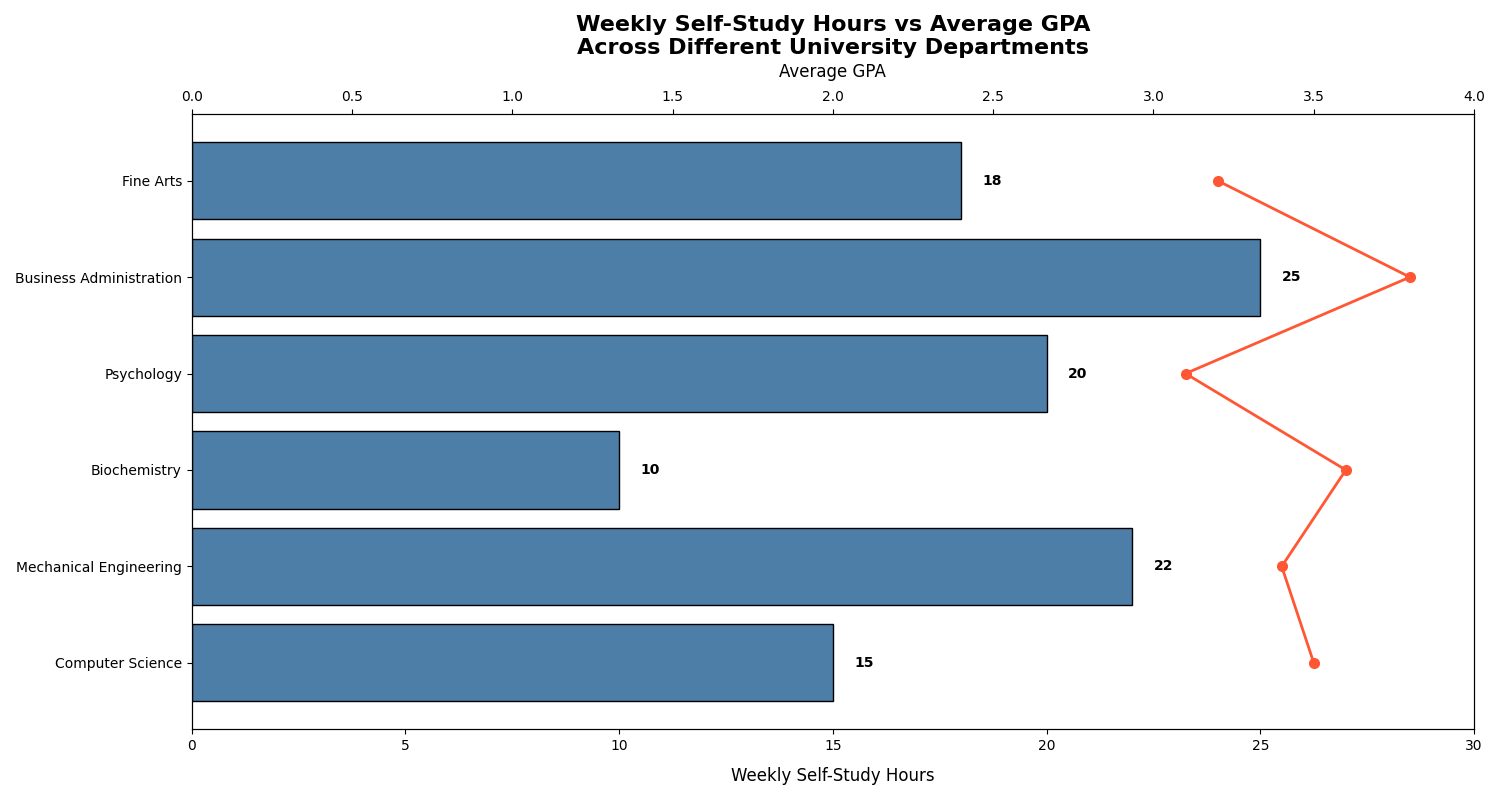

This chart was generated by the following Python code:
import matplotlib.pyplot as plt
import numpy as np

departments = ['Computer Science', 'Mechanical Engineering', 'Biochemistry', 'Psychology', 'Business Administration', 'Fine Arts']
study_hours = [15, 22, 10, 20, 25, 18]
average_gpas = [3.5, 3.4, 3.6, 3.1, 3.8, 3.2]

# Set a single consistent color for all bars
single_bar_color = '#4D7EA8'
line_color = '#FF5733'

fig, ax1 = plt.subplots(figsize=(15, 8))

bars = ax1.barh(departments, study_hours, color=single_bar_color, edgecolor='black')

for bar, hours in zip(bars, study_hours):
    xval = bar.get_width()
    ax1.text(xval + 0.5, bar.get_y() + bar.get_height()/2, str(hours), va='center', ha='left', fontsize=10, fontweight='bold', color='black')

ax2 = ax1.twiny()
ax2.plot(average_gpas, departments, color=line_color, marker='o', linestyle='-', linewidth=2, markersize=7)

ax1.set_title('Weekly Self-Study Hours vs Average GPA\nAcross Different University Departments', fontsize=16, fontweight='bold')
ax1.set_xlabel('Weekly Self-Study Hours', fontsize=12, labelpad=10)
ax2.set_xlabel('Average GPA', fontsize=12, labelpad=10)

ax1.set_xlim(0, 30)
ax2.set_xlim(0, 4.0)

plt.tight_layout()
plt.show()
